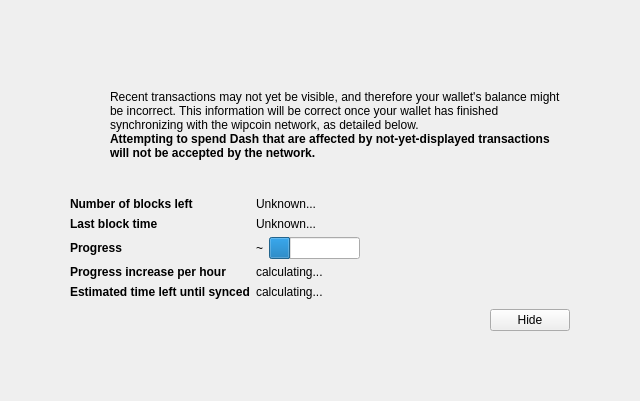
<?xml version="1.0" encoding="UTF-8"?>
<ui version="4.0">
 <class>ModalOverlay</class>
 <widget class="ModalOverlay" name="ModalOverlay">
  <property name="geometry">
   <rect>
    <x>0</x>
    <y>0</y>
    <width>640</width>
    <height>401</height>
   </rect>
  </property>
  <property name="windowTitle">
   <string>Form</string>
  </property>
  <layout class="QVBoxLayout" name="verticalLayout" stretch="0">
   <property name="sizeConstraint">
    <enum>QLayout::SetDefaultConstraint</enum>
   </property>
   <property name="leftMargin">
    <number>0</number>
   </property>
   <property name="topMargin">
    <number>0</number>
   </property>
   <property name="rightMargin">
    <number>0</number>
   </property>
   <property name="bottomMargin">
    <number>0</number>
   </property>
   <item>
    <widget class="QWidget" name="bgWidget" native="true">
     <property name="styleSheet">
      <string notr="true"/>
     </property>
     <layout class="QVBoxLayout" name="verticalLayoutMain" stretch="0">
      <property name="leftMargin">
       <number>60</number>
      </property>
      <property name="topMargin">
       <number>60</number>
      </property>
      <property name="rightMargin">
       <number>60</number>
      </property>
      <property name="bottomMargin">
       <number>60</number>
      </property>
      <item>
       <widget class="QWidget" name="contentWidget" native="true">
        <property name="styleSheet">
         <string notr="true"/>
        </property>
        <layout class="QVBoxLayout" name="verticalLayoutSub" stretch="1,0,0,0,0">
         <property name="spacing">
          <number>0</number>
         </property>
         <property name="leftMargin">
          <number>10</number>
         </property>
         <property name="topMargin">
          <number>10</number>
         </property>
         <property name="rightMargin">
          <number>10</number>
         </property>
         <property name="bottomMargin">
          <number>10</number>
         </property>
         <item>
          <layout class="QHBoxLayout" name="horizontalLayoutIconText" stretch="0,1">
           <property name="topMargin">
            <number>20</number>
           </property>
           <item>
            <layout class="QVBoxLayout" name="verticalLayoutIcon">
             <property name="leftMargin">
              <number>0</number>
             </property>
             <item>
              <widget class="QPushButton" name="warningIcon">
               <property name="enabled">
                <bool>false</bool>
               </property>
               <property name="text">
                <string/>
               </property>
               <property name="icon">
                <iconset>
                 <normaloff>:/icons/warning</normaloff>
                 <disabledoff>:/icons/warning</disabledoff>:/icons/warning</iconset>
               </property>
               <property name="iconSize">
                <size>
                 <width>48</width>
                 <height>48</height>
                </size>
               </property>
               <property name="flat">
                <bool>true</bool>
               </property>
              </widget>
             </item>
             <item>
              <spacer name="verticalSpacerWarningIcon">
               <property name="orientation">
                <enum>Qt::Vertical</enum>
               </property>
               <property name="sizeHint" stdset="0">
                <size>
                 <width>20</width>
                 <height>40</height>
                </size>
               </property>
              </spacer>
             </item>
            </layout>
           </item>
           <item>
            <layout class="QVBoxLayout" name="verticalLayoutInfoText">
             <property name="leftMargin">
              <number>0</number>
             </property>
             <property name="topMargin">
              <number>0</number>
             </property>
             <item>
              <widget class="QLabel" name="infoText">
               <property name="text">
                <string>Recent transactions may not yet be visible, and therefore your wallet's balance might be incorrect. This information will be correct once your wallet has finished synchronizing with the wipcoin network, as detailed below.</string>
               </property>
               <property name="textFormat">
                <enum>Qt::RichText</enum>
               </property>
               <property name="wordWrap">
                <bool>true</bool>
               </property>
              </widget>
             </item>
             <item>
              <widget class="QLabel" name="infoTextStrong">
               <property name="font">
                <font>
                 <weight>75</weight>
                 <bold>true</bold>
                </font>
               </property>
               <property name="text">
                <string>Attempting to spend Dash that are affected by not-yet-displayed transactions will not be accepted by the network.</string>
               </property>
               <property name="textFormat">
                <enum>Qt::RichText</enum>
               </property>
               <property name="wordWrap">
                <bool>true</bool>
               </property>
              </widget>
             </item>
             <item>
              <spacer name="verticalSpacerInTextSpace">
               <property name="orientation">
                <enum>Qt::Vertical</enum>
               </property>
               <property name="sizeHint" stdset="0">
                <size>
                 <width>20</width>
                 <height>40</height>
                </size>
               </property>
              </spacer>
             </item>
            </layout>
           </item>
          </layout>
         </item>
         <item>
          <spacer name="verticalSpacerAfterText">
           <property name="orientation">
            <enum>Qt::Vertical</enum>
           </property>
           <property name="sizeHint" stdset="0">
            <size>
             <width>20</width>
             <height>40</height>
            </size>
           </property>
          </spacer>
         </item>
         <item>
          <layout class="QFormLayout" name="formLayout">
           <property name="fieldGrowthPolicy">
            <enum>QFormLayout::FieldsStayAtSizeHint</enum>
           </property>
           <property name="horizontalSpacing">
            <number>6</number>
           </property>
           <property name="verticalSpacing">
            <number>6</number>
           </property>
           <property name="topMargin">
            <number>10</number>
           </property>
           <item row="0" column="0">
            <widget class="QLabel" name="labelNumberOfBlocksLeft">
             <property name="font">
              <font>
               <weight>75</weight>
               <bold>true</bold>
              </font>
             </property>
             <property name="text">
              <string>Number of blocks left</string>
             </property>
            </widget>
           </item>
           <item row="0" column="1">
            <widget class="QLabel" name="numberOfBlocksLeft">
             <property name="text">
              <string>Unknown...</string>
             </property>
            </widget>
           </item>
           <item row="1" column="0">
            <widget class="QLabel" name="labelLastBlockTime">
             <property name="font">
              <font>
               <weight>75</weight>
               <bold>true</bold>
              </font>
             </property>
             <property name="text">
              <string>Last block time</string>
             </property>
            </widget>
           </item>
           <item row="1" column="1">
            <widget class="QLabel" name="newestBlockDate">
             <property name="sizePolicy">
              <sizepolicy hsizetype="Maximum" vsizetype="Preferred">
               <horstretch>0</horstretch>
               <verstretch>0</verstretch>
              </sizepolicy>
             </property>
             <property name="text">
              <string>Unknown...</string>
             </property>
            </widget>
           </item>
           <item row="2" column="0">
            <widget class="QLabel" name="labelSyncDone">
             <property name="font">
              <font>
               <weight>75</weight>
               <bold>true</bold>
              </font>
             </property>
             <property name="text">
              <string>Progress</string>
             </property>
            </widget>
           </item>
           <item row="2" column="1">
            <layout class="QHBoxLayout" name="horizontalLayoutSync" stretch="0,1">
             <item>
              <widget class="QLabel" name="percentageProgress">
               <property name="text">
                <string notr="true">~</string>
               </property>
              </widget>
             </item>
             <item>
              <widget class="QProgressBar" name="progressBar">
               <property name="value">
                <number>24</number>
               </property>
               <property name="format">
                <string/>
               </property>
              </widget>
             </item>
            </layout>
           </item>
           <item row="4" column="0">
            <widget class="QLabel" name="labelProgressIncrease">
             <property name="font">
              <font>
               <weight>75</weight>
               <bold>true</bold>
              </font>
             </property>
             <property name="text">
              <string>Progress increase per hour</string>
             </property>
            </widget>
           </item>
           <item row="4" column="1">
            <widget class="QLabel" name="progressIncreasePerH">
             <property name="text">
              <string>calculating...</string>
             </property>
            </widget>
           </item>
           <item row="5" column="0">
            <widget class="QLabel" name="labelEstimatedTimeLeft">
             <property name="font">
              <font>
               <weight>75</weight>
               <bold>true</bold>
              </font>
             </property>
             <property name="text">
              <string>Estimated time left until synced</string>
             </property>
            </widget>
           </item>
           <item row="5" column="1">
            <widget class="QLabel" name="expectedTimeLeft">
             <property name="text">
              <string>calculating...</string>
             </property>
            </widget>
           </item>
          </layout>
         </item>
         <item>
          <layout class="QHBoxLayout" name="horizontalLayoutButtons">
           <property name="leftMargin">
            <number>10</number>
           </property>
           <property name="topMargin">
            <number>10</number>
           </property>
           <item>
            <spacer name="horizontalSpacer">
             <property name="orientation">
              <enum>Qt::Horizontal</enum>
             </property>
             <property name="sizeHint" stdset="0">
              <size>
               <width>40</width>
               <height>20</height>
              </size>
             </property>
            </spacer>
           </item>
           <item>
            <widget class="QPushButton" name="closeButton">
             <property name="text">
              <string>Hide</string>
             </property>
            </widget>
           </item>
          </layout>
         </item>
         <item>
          <layout class="QVBoxLayout" name="verticalLayout_2">
           <item>
            <spacer name="verticalSpacer">
             <property name="orientation">
              <enum>Qt::Vertical</enum>
             </property>
             <property name="sizeHint" stdset="0">
              <size>
               <width>20</width>
               <height>40</height>
              </size>
             </property>
            </spacer>
           </item>
          </layout>
         </item>
        </layout>
       </widget>
      </item>
     </layout>
    </widget>
   </item>
  </layout>
 </widget>
 <customwidgets>
  <customwidget>
   <class>ModalOverlay</class>
   <extends>QWidget</extends>
   <header>modaloverlay.h</header>
   <container>1</container>
  </customwidget>
 </customwidgets>
 <resources/>
 <connections/>
</ui>
